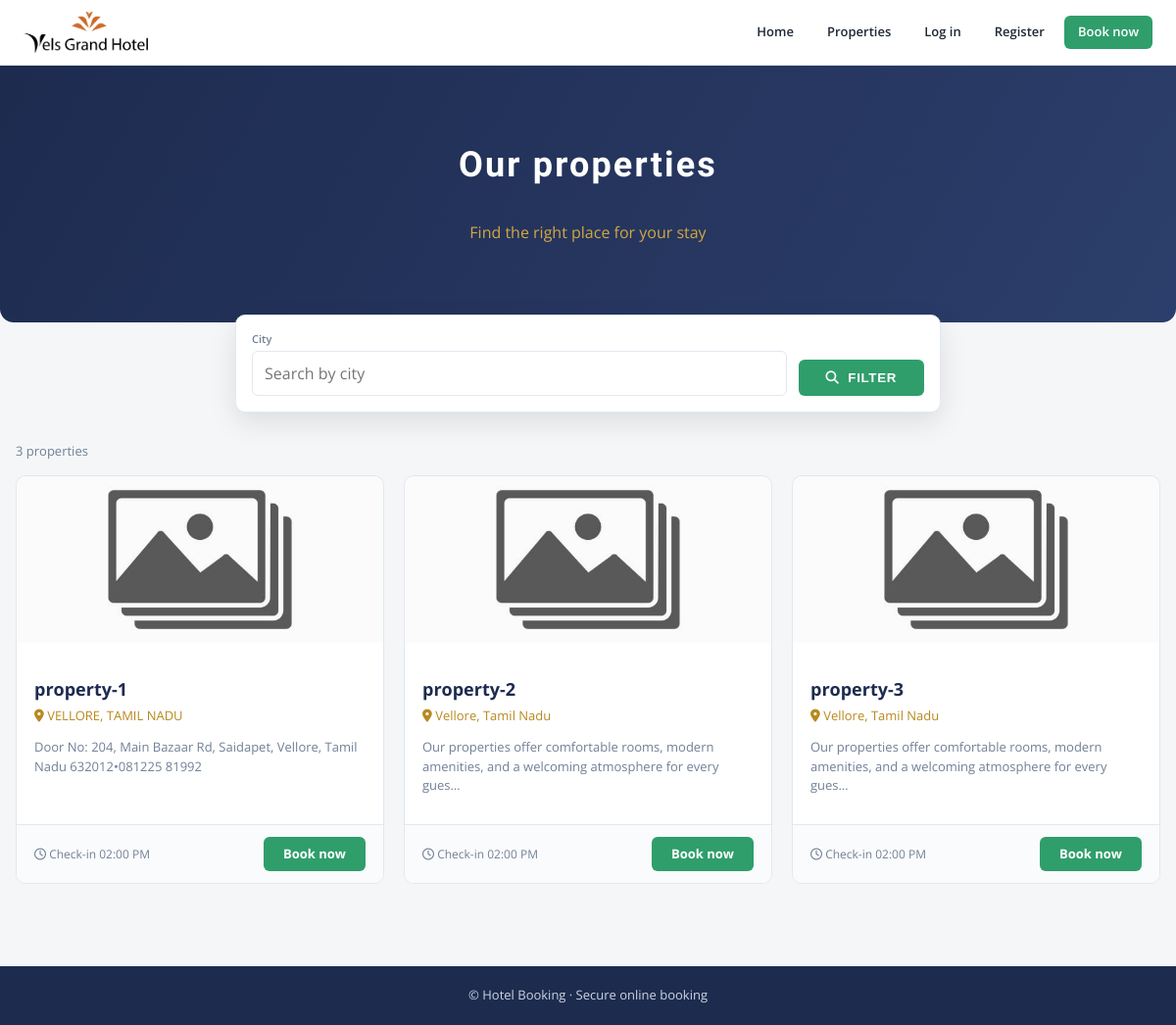
Page /properties/ on the committed database.
### properties/models.py (models this page shows, shortened)
class Property(TimeStampedModel):
    name = models.CharField(max_length=200)
    slug = models.SlugField(max_length=220, unique=True)
    description = models.TextField(blank=True)
    address_line = models.CharField(max_length=255)
    city = models.CharField(max_length=100, db_index=True)
    state = models.CharField(max_length=100)
    country = models.CharField(max_length=100, default="India")
    phone = models.CharField(max_length=20)
    email = models.EmailField()
    timezone = models.CharField(max_length=64, default="Asia/Kolkata", validators=[validate_timezone])
    check_in_time = models.TimeField(default="14:00")
    check_out_time = models.TimeField(default="11:00")
    free_cancellation_hours = models.PositiveIntegerField(default=24)
    tax_percent = models.DecimalField(
        max_digits=5, decimal_places=2, default=0,
        validators=[MinValueValidator(0), MaxValueValidator(100)],
    )
    amenities = models.ManyToManyField(Amenity, blank=True, related_name="properties")
    is_active = models.BooleanField(default=True, db_index=True)
    class Meta:
        verbose_name_plural = "properties"
        ordering = ["name"]
        constraints = [
            models.CheckConstraint(
                condition=Q(tax_percent__gte=0) & Q(tax_percent__lte=100),
                name="property_tax_percent_0_100",
            ),
        ]

class PropertyImage(TimeStampedModel):
    property = models.ForeignKey(Property, on_delete=models.CASCADE, related_name="images")
    image = models.ImageField(upload_to=property_image_path)
    caption = models.CharField(max_length=200, blank=True)
    sort_order = models.PositiveSmallIntegerField(default=0)
    class Meta:
        ordering = ["sort_order", "id"]

### properties/views.py (the view)
# urls.py: path("properties/", views.PropertyListView.as_view(), name="staff_properties"),
class PropertyListView(ListView):
    template_name = "properties/property_list.html"
    context_object_name = "properties"
    paginate_by = 9
    def get_queryset(self):
        qs = active_properties()
        city = self.request.GET.get("city", "").strip()
        if city:
            qs = qs.filter(city__iexact=city)
        return qs

### properties/views.py (called while the page is built)
def active_properties():
    return Property.objects.filter(is_active=True).prefetch_related("amenities", "images")

### templates/properties/property_list.html (shortened to what this page needs)
{% extends "base.html" %}
{% block content %}
<section class="pl-hero">
  <h1>Our properties</h1>
  <p>Find the right place for your stay</p>
</section>
<form method="get" class="pl-filter">
  <div class="field">
    <label for="pl-city">City</label>
    <input id="pl-city" name="city" placeholder="Search by city" value="{{ request.GET.city }}">
  </div>
  <button type="submit"><i class="fa-solid fa-magnifying-glass"></i>&nbsp; FILTER</button>
</form>
<p class="pl-count">
  {% if is_paginated %}{{ page_obj.paginator.count }}{% else %}{{ properties|length }}{% endif %}
  propert{% if is_paginated %}{{ page_obj.paginator.count|pluralize:"y,ies" }}{% else %}{{ properties|length|pluralize:"y,ies" }}{% endif %}
</p>
<div class="pl-grid">
  {% for p in properties %}
  <article class="pl-card">
    <div class="thumb">
      {% with img=p.images.all|first %}
        {% if img %}<img src="{{ img.image.url }}" alt="{{ img.caption|default:p.name }}">
        {% else %}<i class="fa-regular fa-building"></i>{% endif %}
      {% endwith %}
    </div>
    <div class="body">
      <h3>{{ p.name }}</h3>
      <div class="where"><i class="fas fa-map-marker-alt"></i> {{ p.city }}{% if p.state %}, {{ p.state }}{% endif %}</div>
      {% if p.description %}<p class="desc">{{ p.description|truncatechars:100 }}</p>{% endif %}
    </div>
    <div class="actions">
      <span class="meta"><i class="fa-regular fa-clock"></i> Check-in {{ p.check_in_time|time:"h:i A" }}</span>
      <a class="btn" href="{% url 'booking_engine' %}?property={{ p.slug }}">Book now</a>
    </div>
  </article>
  {% empty %}
  <p class="pl-empty">No properties match your filter.</p>
  {% endfor %}
</div>
{% endblock %}

### static/css/site.css (style rules this page uses)
:root { --brand:#0b5ed7; --text:#1f2937; --muted:#6b7280; --bg:#f8fafc; }
* { box-sizing:border-box; }
body { margin:0; font-family:system-ui,sans-serif; color:var(--text); background:var(--bg); line-height:1.5; }
a { color:var(--brand); }

### templates/base.html (style rules this page uses)
:root { --ink:#1f2937;--muted:#718096;--line:#e2e8f0;--bg:#f4f6f8;--green:#2f9e6b;--green-d:#25805a;--gold:#d4a743;--navy:#1d2b4f }
body { font-family:'Open Sans',Arial,sans-serif;background:var(--bg);color:var(--ink);line-height:1.5 }

### templates/properties/property_list.html (style rules this page uses)
.pl-hero { margin:-24px -16px 28px;padding:44px 20px 64px;background:linear-gradient(120deg,#1d2b4f,#2c3e6b);color:#fff;text-align:center;border-radius:0 0 14px 14px }
.pl-hero h1 { font-family:'Open Sans Condensed','Open Sans',sans-serif;font-size:36px;letter-spacing:.06em }
.pl-hero p { color:#d4a743;margin-top:6px }
.pl-filter { position:relative;max-width:720px;margin:-36px auto 30px;background:#fff;border:1px solid #e2e8f0;border-radius:10px;padding:16px;display:flex;gap:12px;align-items:flex-end;flex-wrap:wrap;box-shadow:0 10px 28px rgba(0,0,0,.1) }
.pl-filter .field { flex:1;min-width:200px }
.pl-filter label { display:block;font-size:11px;font-weight:600;color:#718096;margin-bottom:4px }
.pl-filter input { width:100%;padding:10px 12px;border:1px solid #e2e8f0;border-radius:6px;font:inherit;background:#fff }
.pl-filter button { background:#2f9e6b;color:#fff;border:0;border-radius:6px;padding:11px 28px;font-weight:700;letter-spacing:.05em;cursor:pointer }
.pl-count { font-size:13px;color:#718096;margin-bottom:14px }
.pl-grid { display:grid;grid-template-columns:repeat(auto-fill,minmax(290px,1fr));gap:20px;margin-bottom:30px }
.pl-card { background:#fff;border:1px solid #e2e8f0;border-radius:10px;overflow:hidden;display:flex;flex-direction:column;transition:box-shadow .2s,transform .2s }
.pl-card .thumb { height:170px;background:linear-gradient(135deg,#e9edf2,#dfe7f1);display:flex;align-items:center;justify-content:center;color:#a0aec0;font-size:36px;overflow:hidden }
.pl-card .thumb img { width:100%;height:100%;object-fit:cover;display:block }
.pl-card .body { padding:16px 18px;flex:1 }
.pl-card h3 { font-size:18px;margin-bottom:4px;color:#1d2b4f }
.pl-card .where { font-size:13px;color:#b8891f;margin-bottom:8px }
.pl-card .desc { font-size:13px;color:#718096 }
.pl-card .actions { padding:12px 18px;border-top:1px solid #e2e8f0;background:#fafbfc;display:flex;justify-content:space-between;align-items:center }
.pl-card .meta { font-size:12px;color:#718096 }
.pl-card .btn { background:#2f9e6b;color:#fff;text-decoration:none;border-radius:6px;padding:8px 20px;font-weight:700;font-size:13px }

### rows in the picture
Property: images.image (picture), name "property-1", city "VELLORE", state "TAMIL NADU", description "Door No: 204, Main Bazaar Rd, Saidapet, Vellore, Tamil Nadu 632012•081225 81992", check_in_time "02:00 PM"
Property: images.image (picture), name "property-2", city "Vellore", state "Tamil Nadu", description "Our properties offer comfortable rooms, modern amenities, and a welcoming atmosphere for every gues…", check_in_time "02:00 PM"
Property: images.image (picture), name "property-3", city "Vellore", state "Tamil Nadu", description "Our properties offer comfortable rooms, modern amenities, and a welcoming atmosphere for every gues…", check_in_time "02:00 PM"

### other values in the picture
{{ properties|length }} "3"
